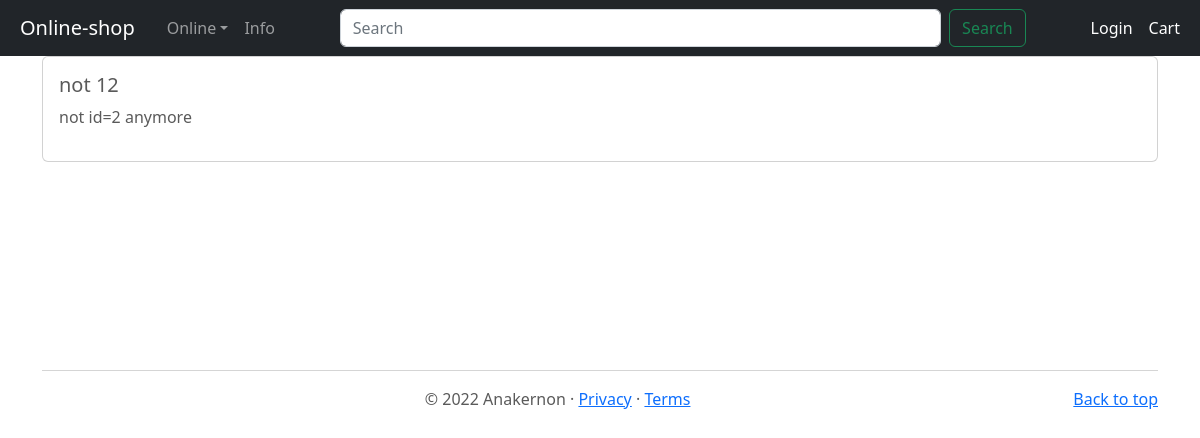
The app's page /info/ with its own data.
### menu/models.py (models this page shows, shortened)
class Location(models.Model):
    name = models.CharField(max_length = 64, unique = True)

class Info(models.Model):
    name = models.CharField(max_length = 250)
    text = models.TextField(max_length = 5000)

### menu/views.py (the view)
# urls.py: path("info/", InfoView.as_view(), name = "info"),
class InfoView(APIView):
    serializer_class = InfoSerializer
    renderer_classes = [TemplateHTMLRenderer]
    template_name = 'menu/carousel/info.html'
    def get(self, request, format = None):
        if not request.session.exists(request.session.session_key):
            request.session.create()
            request.session["session_location"] = Location.objects.get(pk=1).name
        info = Info.objects.latest("id")
        serializer = InfoSerializer(info)
        return Response({"data" : serializer.data,
                                        "locationset" : Location.objects.all(),
                                        "location" : request.session['session_location']
                                    }, status = status.HTTP_200_OK)

### menu/templates/menu/carousel/info.html (shortened to what this page needs)
{% extends 'menu/carousel/base.html' %} {% block title %}Online shop | Info{% endblock %}
{% load crispy_forms_tags %} {% block content %}
<div class="container">
    <div class="card mt-2">
        <div class="card-body d-flex flex-row justify-content-between">
            <div>
                <h5 class="card-title"
                >{{data.name}}
                </h5>
                <p>{{data.text}}</p>
            </div>
        </div>
    </div>
</div>
<div class="py-5" > </div>
{% endblock %}

### menu/templates/menu/carousel/base.html (shortened to what this page needs)
<!doctype html>
<html lang="en">
    <head>
        <link href="https://cdn.jsdelivr.net/npm/bootstrap@5.2.0/dist/css/bootstrap.min.css"
                  rel="stylesheet"
        >
        {% block style %}
        {% load static %}
        <link href="{% static 'menu/carousel.css' %}"
                  rel="stylesheet"
        >
        {% endblock %}
    </head>
    <body>
        <header>
            <nav class="navbar navbar-expand-md navbar-dark fixed-top bg-dark">
                <div class="container-fluid">
                    <a class="navbar-brand px-2"
                          href="\"
                     >Online-shop</a>
                    <div class="collapse navbar-collapse" id="navbarCollapse">
                        <ul class="navbar-nav me-auto mb-2 mb-md-0">
                            <li class="nav-item dropdown">
                                <a class="nav-link dropdown-toggle"
                                      aria-current="page"
                                      href="#"
                                      role="button"
                                      data-bs-toggle="dropdown"
                                      aria-expanded="false"
                                 >{{location}}</a>
                          </li>
                          <li class="nav-item">
                            <a class="nav-link"
                                  aria-current="page"
                                  href="\info"
                            >Info</a>
                          </li>
                        </ul>
                    </div>
                    <form action="{% url 'menu:search' %}"
                               method="get"
                               class="d-flex mx-auto col-sm-7"
                               role="search"
                    >
                        <input name="q"
                                    class="form-control me-2"
                                    type="search"
                                    placeholder="Search"
                                    aria-label="Search"
                        >
                            <button class="btn btn-outline-success"
                                          type="submit"
                            >Search</button>
                    </form>
                    <div class="collapse navbar-collapse" id="navbarCollapse">
                        <ul class="navbar-nav ms-auto mb-2 mb-md-0">
                            <li class="nav-item">
                                {% if user.is_authenticated %}
                                <a class="nav-link active text-capitalize"
                                      href="\profile"
                                >{{user.username}}</a>
                                {% else %}
                                <li class="nav-item">
                                    <a class="nav-link active"
                                          href="\login"
                                    >Login</a>
                                </li>
                                {% endif %}
                            </li>
                            <li class="nav-item">
                                <a class="nav-link active"
                                      href="\cart"
                                >Cart</a>
                            </li>
                        </ul>
                    </div>
                </div>
            </nav>
        </header>
        <main>
            {% block content %} {% endblock %}
            <div class="py-5">
            </div>
            <footer class="container text-center" >
                <hr class="featurette-divider"></hr>
                <p  class="float-end">
                    <a href="#">Back to top</a>
                </p>
                <p>&copy; 2022 Anakernon &middot;
                    <a href="https://github.com/Anakernon/online-shop/blob/main/LICENSE"
                    >Privacy</a>
                &middot;
                    <a href="https://github.com/Anakernon/online-shop/blob/main/LICENSE"
                    >Terms</a>
                </p>
            </footer>
        </main>
    </body>
</html>

### menu/static/menu/carousel.css (style rules this page uses)
body { padding-top: 3rem; padding-bottom: 0rem; color: #5a5a5a; }
.featurette-divider { margin: 1rem 0; }

### records on screen
Location: name "Online"
Info: name "not 12", text "not id=2 anymore"
